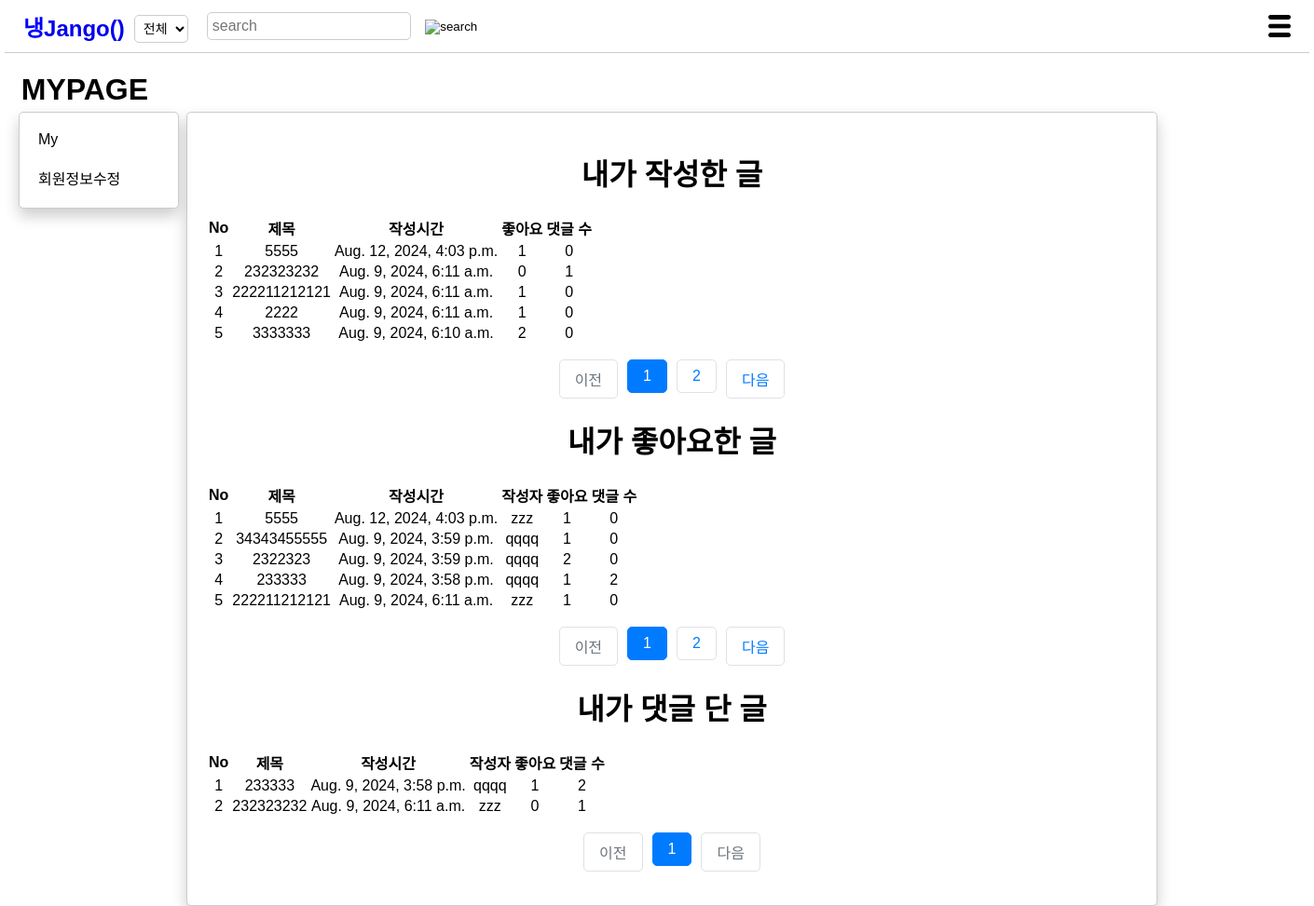
Page /mypage/4/ (signed in) on the earlier database version.
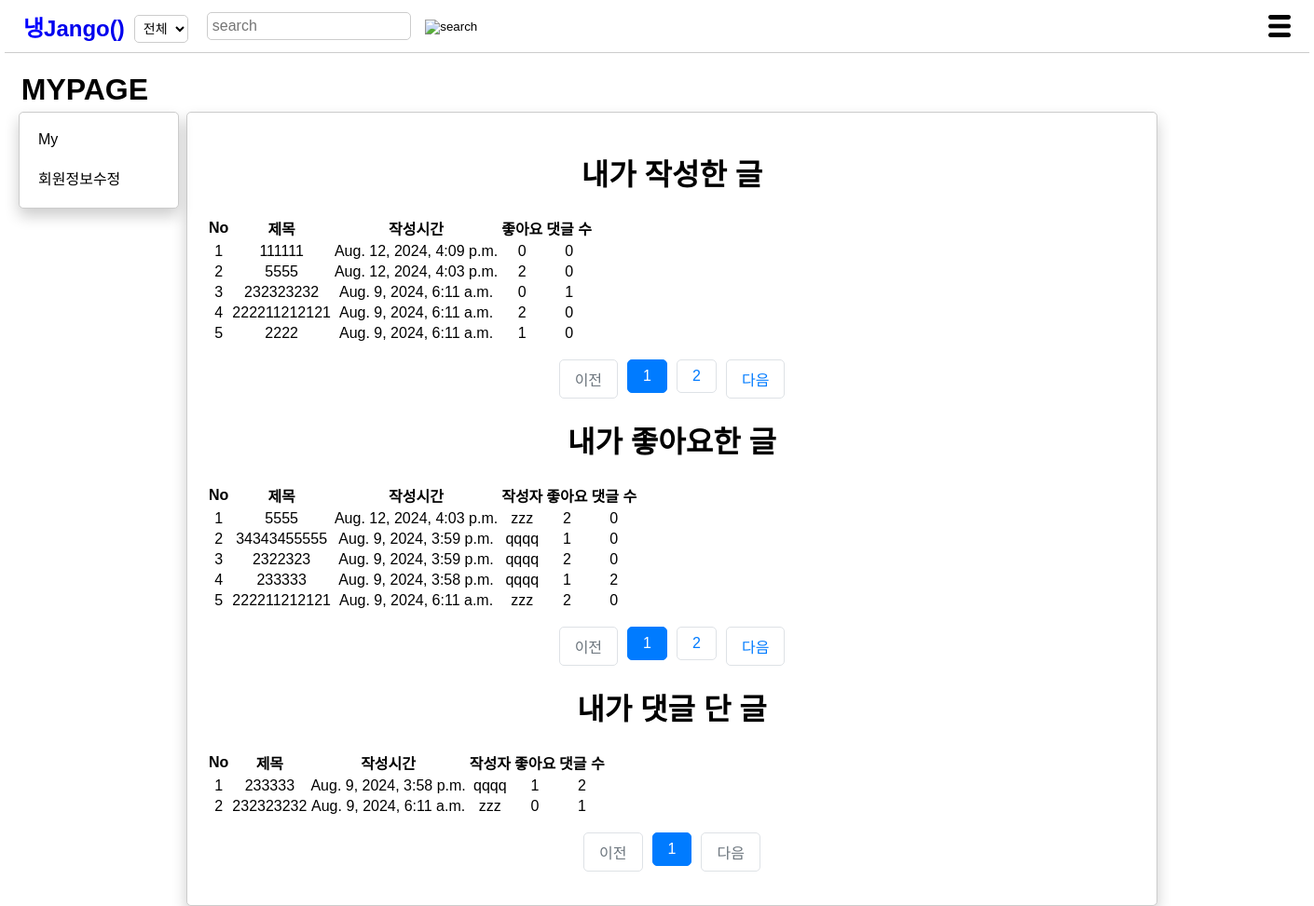
Same page on the later database version.
### post/models.py (models this page shows, shortened)
class Post(models.Model):
    title = models.CharField(max_length=200)
    cooktime = models.IntegerField()
    ingredient = models.TextField()
    cookmethod = models.TextField()
    created_at=models.DateTimeField(auto_now_add=True)
    writer=models.ForeignKey(User, on_delete=models.CASCADE)
    like_users=models.ManyToManyField(settings.AUTH_USER_MODEL, related_name='like_posts', blank=True)
    updated_at=models.DateTimeField(null=True, blank=True, auto_now=True)
    category = models.ForeignKey(Category, on_delete=models.CASCADE)

### post/views/mypage_views.py (the view)
# urls.py: path('mypage/<int:writer_id>/', mypage, name='mypage'),
def mypage(request, writer_id):
    if request.user.is_authenticated:
        myposts=MY_myposts(request, writer_id)
        mylikes=MY_mylikes(request, writer_id)
        mycomments=MY_mycomments(request, writer_id)
        page=request.GET.get('page', '1')
        paginator=Paginator(myposts, 5)
        myposts=paginator.get_page(page)
        page=request.GET.get('page', '1')
        paginator=Paginator(mylikes, 5)
        mylikes=paginator.get_page(page)
        page=request.GET.get('page', '1')
        paginator=Paginator(mycomments, 5)
        mycomments=paginator.get_page(page)
        context={
                'myposts' : myposts,
                'mylikes' : mylikes,
                'mycomments' : mycomments,
            }
        return render(request, 'mypage.html', context)
    else:
        return redirect('accounts:login')

### post/views/mypage_views.py (called while the page is built)
def MY_myposts(request, writer_id):
    user = User.objects.get(pk=writer_id)
    if request.user.pk == user.pk:
        myposts = Post.objects.filter(writer=user).annotate(comment_count=Count('comment')).order_by('-created_at')
    return myposts

def MY_mylikes(request, writer_id):
    user = User.objects.get(pk=writer_id)
    if request.user.pk == user.pk:
        mylikes = Post.objects.filter(like_users=user).annotate(comment_count=Count('comment')).order_by('-created_at')
    return mylikes

def MY_mycomments(request, writer_id):
    user = User.objects.get(pk=writer_id)
    if request.user.pk == user.pk:
        mycomments = Post.objects.filter(comment__writer=user).distinct().annotate(comment_count=Count('comment')).order_by('-created_at')
    return mycomments

### post/templates/mypage.html (shortened to what the changed rows need)
<!DOCTYPE html>
<html lang="ko">
<head>
    {% load static %}
    <link rel="stylesheet" href ="{%static 'css/styles-mypage.css' %}">
</head>
<body>
    <h1>&nbsp;&nbsp;MYPAGE</h1>
    <div id="content">
        {%if selected_page == "membership"%}
        <div class="passkey">
            <form method="POST" action="{% url 'post:passkey' user.id%}">
                {% csrf_token %}
                <label for="passkey">패스 키를 입력해주세요.</label>
                <input type="password" id="passkey" name="inputpasskey">
                <br>
                <button type="submit">확인</button>
            </form>
        </div>
        {% else %}
        <div>
            <h1>내가 작성한 글</h1>
            <table>
                <thead>
                    <tr>
                        <th>No</th>
                        <th>제목</th>
                        <th>작성시간</th>
                        <th>좋아요</th>
                        <th>댓글 수</th>
                    </tr>
                </thead>
                <tbody>
                    {% for post in myposts %}
                    <tr class="fixed" data-href="{% url 'post:show' post.id %}">
                        <td>{{ forloop.counter }}</td>
                        <td>{{ post.title }}</td>
                        <td>{{ post.created_at }}</td>
                        <td>{{ post.like_users.all.count }}</td>
                        <td>{{ post.comment_count }}</td>
                    </tr>
                    {% endfor %}
                </tbody>
            </table>
            <ul class="pagination justify-content-center">
                {% for page_number in myposts.paginator.page_range %}
                {% if page_number >= myposts.number|add:-5 and page_number <= myposts.number|add:5 %}
                {% if page_number == myposts.number %}
                    <li class="page-item active" aria-current="page">
                        <a class="page-link" href="?page={{ page_number }}">{{ page_number }}</a>
                    </li>
                {% else %}
                    <li class="page-item">
                        <a class="page-link" href="?page={{ page_number }}">{{ page_number }}</a>
                    </li>
                {% endif %}
                {% endif %}
                {% endfor %}
            </ul>
                <h1>내가 좋아요한 글</h1>
                <table>
                    <thead>
                        <tr>
                            <th>No</th>
                            <th>제목</th>
                            <th>작성시간</th>
                            <th>작성자</th>
                            <th>좋아요</th>
                            <th>댓글 수</th>
                        </tr>
                    </thead>
                    <tbody>
                        {% for post in mylikes %}
                        <tr class="fixed" data-href="{% url 'post:show' post.id %}">
                            <td>{{ forloop.counter }}</td>
                            <td>{{ post.title }}</td>
                            <td>{{ post.created_at }}</td>
                            <td>{{ post.writer }}</td>
                            <td>{{ post.like_users.all.count }}</td>
                            <td>{{ post.comment_count }}</td>
                        </tr>
                        {% endfor %}
                    </tbody>
                </table>
            <ul class="pagination justify-content-center">
                {% for page_number in mylikes.paginator.page_range %}
                {% if page_number >= mylikes.number|add:-5 and page_number <= mylikes.number|add:5 %}
                {% if page_number == mylikes.number %}
                    <li class="page-item active" aria-current="page">
                        <a class="page-link" href="?page={{ page_number }}">{{ page_number }}</a>
                    </li>
                {% else %}
                    <li class="page-item">
                        <a class="page-link" href="?page={{ page_number }}">{{ page_number }}</a>
                    </li>
                {% endif %}
                {% endif %}
                {% endfor %}
            </ul>
                <h1>내가 댓글 단 글</h1>
                <table>
                    <thead>
                        <tr>
                            <th>No</th>
                            <th>제목</th>
                            <th>작성시간</th>
                            <th>작성자</th>
                            <th>좋아요</th>
                            <th>댓글 수</th>
                        </tr>
                    </thead>
                    <tbody>
                        {% for post in mycomments %}
                        <tr class="fixed" data-href="{% url 'post:show' post.id %}">
                            <td>{{ forloop.counter }}</td>
                            <td>{{ post.title }}</td>
                            <td>{{ post.created_at }}</td>
                            <td>{{ post.writer }}</td>
                            <td>{{ post.like_users.all.count }}</td>
                            <td>{{ post.comment_count }}</td>
                        </tr>
                        {% endfor %}
                    </tbody>
                </table>
            <ul class="pagination justify-content-center">
                {% for page_number in mycomments.paginator.page_range %}
                {% if page_number >= mycomments.number|add:-5 and page_number <= mycomments.number|add:5 %}
                {% if page_number == mycomments.number %}
                    <li class="page-item active" aria-current="page">
                        <a class="page-link" href="?page={{ page_number }}">{{ page_number }}</a>
                    </li>
                {% else %}
                    <li class="page-item">
                        <a class="page-link" href="?page={{ page_number }}">{{ page_number }}</a>
                    </li>
                {% endif %}
                {% endif %}
                {% endfor %}
            </ul>
        </div>
        {%endif%}
    </div>
</body>
</html>

Differences in the rows shown:
no longer on this page (row unchanged): Post: title "3333333", created_at "Aug. 9, 2024, 6:10 a.m.", like_users.all.count "2", comment_count "0", shown under "내가 작성한 글"
added Post: title "111111", created_at "Aug. 12, 2024, 4:09 p.m.", like_users.all.count "0", comment_count "0", shown under "내가 작성한 글"
computed for Post "Aug. 12, 2024, 4:03 p.m.": like_users.all.count "1" → "2"
computed for Post (number 4 of 8 on the later page): like_users.all.count "1" → "2"
